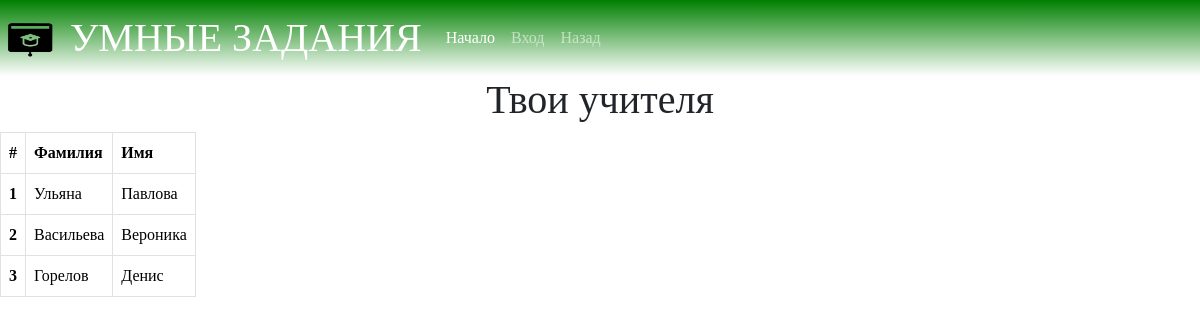
The app's page /lk/student_teacher_list with its own data.
### main/models.py (models this page shows)
class Teacher(models.Model):
    user = models.ForeignKey(User, verbose_name="Пользователь", on_delete=models.CASCADE, unique=True)
    def __str__(self) -> str:
        return str(self.user)
    class Meta:
        verbose_name = 'Учитель'
        verbose_name_plural = "Учителя"

class User(AbstractUser):
    user_type = models.ForeignKey(UserType, verbose_name="Тип пользователя", on_delete=models.SET_NULL, blank=True,
                                  null=True)
    phone_number = models.CharField("Телефон", max_length=15, blank=True, null=True)
    def __str__(self) -> str:
        return self.username
    class Meta:
        verbose_name = 'Пользователь'
        verbose_name_plural = "Пользователи"

### main/views.py (the view)
# urls.py: path("lk/student_teacher_list", views.student_teacher_list, name="student_teacher_list"),
def student_teacher_list(request):
    teachers = models.Teacher.objects.all()
    print(teachers)
    return render(request, "student_teacher_list.html", {
        "teachers": teachers
    })

### main/templates/student_teacher_list.html
{% extends "base.html" %}
{% block content %}
    <h1>Твои учителя</h1>
    <table class="table table-bordered" style="width: fit-content">
        <thead>
        <tr>
            <th scope="col">#</th>
            <th scope="col">Фамилия</th>
            <th scope="col">Имя</th>
        </tr>
        </thead>
        <tbody>
        {% for teacher in teachers %}
            <tr>
                <th scope="row">{{ forloop.counter }}</th>
                <td>{{ teacher.user.last_name }}</td>
                <td>{{ teacher.user.first_name }}</td>
            </tr>
        {% endfor %}
        </tbody>
    </table>
{% endblock %}

### static/css/main.css (style rules this page uses)
html, body { height: 100%; }
body { margin: 0; background: whitesmoke; }
h1 { font-family: Didot ; color: Green; text-align: center; }
* { font-family: Verdana; }

### records on screen
Teacher: user.last_name "Ульяна", user.first_name "Павлова"
Teacher: user.last_name "Васильева", user.first_name "Вероника"
Teacher: user.last_name "Горелов", user.first_name "Денис"
